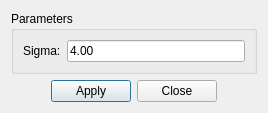
<?xml version="1.0" encoding="UTF-8"?>
<ui version="4.0">
 <class>GradientMagnitudeRecursiveGaussianFilterDialog</class>
 <widget class="QDialog" name="GradientMagnitudeRecursiveGaussianFilterDialog">
  <property name="geometry">
   <rect>
    <x>0</x>
    <y>0</y>
    <width>268</width>
    <height>102</height>
   </rect>
  </property>
  <property name="windowTitle">
   <string>Gradient magnitude recursive gaussian filter</string>
  </property>
  <layout class="QVBoxLayout" name="verticalLayout">
   <item>
    <widget class="QGroupBox" name="groupBox">
     <property name="title">
      <string>Parameters</string>
     </property>
     <layout class="QHBoxLayout" name="horizontalLayout">
      <item>
       <widget class="QLabel" name="label">
        <property name="text">
         <string>Sigma:</string>
        </property>
       </widget>
      </item>
      <item>
       <widget class="QLineEdit" name="lineEditSigma">
        <property name="text">
         <string>4.00</string>
        </property>
       </widget>
      </item>
     </layout>
    </widget>
   </item>
   <item>
    <layout class="QHBoxLayout" name="horizontalLayout_2">
     <item>
      <spacer name="horizontalSpacer">
       <property name="orientation">
        <enum>Qt::Horizontal</enum>
       </property>
       <property name="sizeHint" stdset="0">
        <size>
         <width>40</width>
         <height>20</height>
        </size>
       </property>
      </spacer>
     </item>
     <item>
      <widget class="QPushButton" name="pushButtonApply">
       <property name="text">
        <string>Apply</string>
       </property>
      </widget>
     </item>
     <item>
      <widget class="QPushButton" name="pushButtonClose">
       <property name="text">
        <string>Close</string>
       </property>
      </widget>
     </item>
     <item>
      <spacer name="horizontalSpacer_2">
       <property name="orientation">
        <enum>Qt::Horizontal</enum>
       </property>
       <property name="sizeHint" stdset="0">
        <size>
         <width>40</width>
         <height>20</height>
        </size>
       </property>
      </spacer>
     </item>
    </layout>
   </item>
  </layout>
 </widget>
 <resources/>
 <connections>
  <connection>
   <sender>pushButtonClose</sender>
   <signal>clicked()</signal>
   <receiver>GradientMagnitudeRecursiveGaussianFilterDialog</receiver>
   <slot>close()</slot>
   <hints>
    <hint type="sourcelabel">
     <x>225</x>
     <y>195</y>
    </hint>
    <hint type="destinationlabel">
     <x>262</x>
     <y>191</y>
    </hint>
   </hints>
  </connection>
 </connections>
</ui>
